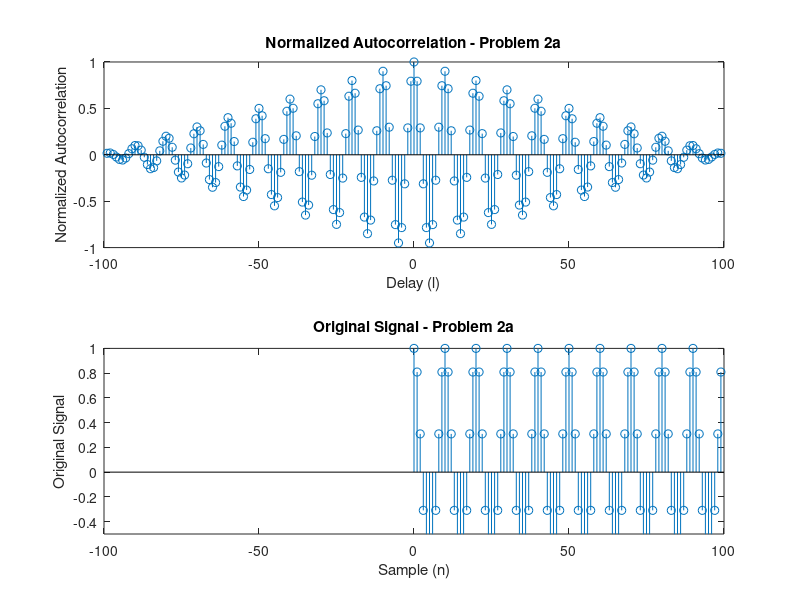
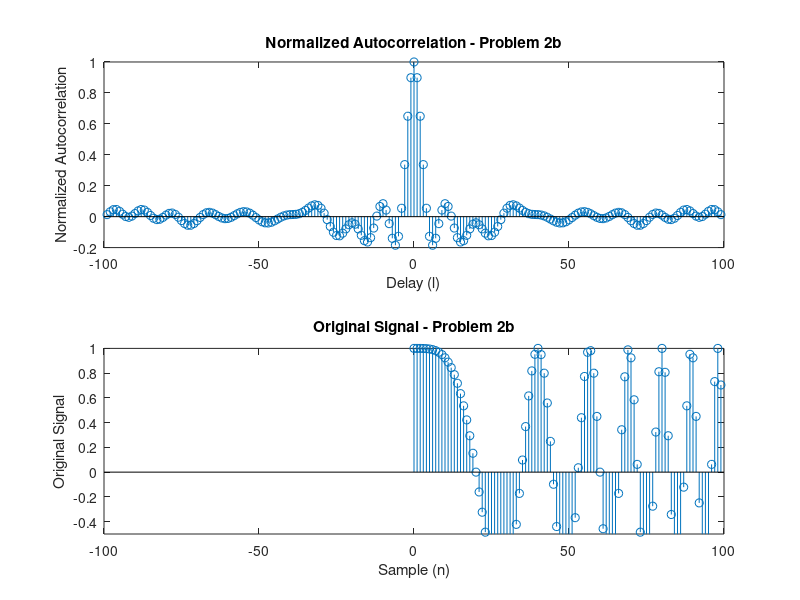

These figures' MATLAB source, in order:
%% Problem 2
n = 0:99;
x_a = @(n) cos(2.*pi.*.1.*n).*(n>=0).*(n<=99);
[ac1, lags1] = xcorr(x_a(n), 'coeff');

figure(1)
subplot(2,1,1)
stem(lags1, ac1)
title('Normalized Autocorrelation - Problem 2a')
ylabel('Normalized Autocorrelation')
xlabel('Delay (l)')

subplot(2,1,2)
stem(n, x_a(n))
title('Original Signal - Problem 2a')
ylabel('Original Signal')
xlabel('Sample (n)')
axis([-100 100 -.5 1])

%% 
x_b = @(n) cos(2.*pi.*(n.*n./1600)).*(n>=0).*(n<=99);
[ac2, lags2] = xcorr(x_b(n), 'coeff');

figure(2)
subplot(2,1,1)
stem(lags2, ac2)
title('Normalized Autocorrelation - Problem 2b')
ylabel('Normalized Autocorrelation')
xlabel('Delay (l)')

subplot(2,1,2)
stem(n, x_b(n))
title('Original Signal - Problem 2b')
ylabel('Original Signal')
xlabel('Sample (n)')
axis([-100 100 -.5 1])

%% Noisy
% noise
n_noise = 1:10000;

% Normalize for energy levels
count_a = 0;
for i = 1:100
    rand = randn(1,10000);
    x_norm = x_a(n_noise-2000)./sqrt(sum(x_a(n_noise).^2));
    rand_noise = rand(n_noise);
    % Scale noise down to .1
    y = 5.*x_norm+rand_noise;
    [ac3, lags3] = xcorr(y, x_a(n));
    [value_max, x_max] = max(ac3);
    % 2000 = compensate for delay
    % 10,000 = converting from lag back to n
    % Indexing fucking blows
    estimate = x_max - 10000 - 2000 + 1;
    if(estimate == 0)
       count_a = count_a + 1;
    end
end
count_a

% Normalize for energy levels
count_b = 0;
for i = 1:100
    rand = randn(1,10000);
    x_norm = x_b(n_noise-2000)./sqrt(sum(x_b(n_noise).^2));
    rand_noise = rand(n_noise);
    % Scale noise down to .1
    y = 5.*x_norm+rand_noise;
    [ac4, lags4] = xcorr(y, x_b(n));
    [value_max, x_max] = max(ac4);
    % 2000 = compensate for delay
    % 10,000 = converting from lag back to n
    % Indexing fucking blows
    estimate = x_max - 10000 - 2000 + 1;
    if(estimate == 0)
       count_b = count_b + 1;
    end
end
count_b

% 2e: Choose better
n = 0:99;
noise = load('ultra_test.txt')';
[ac5, lags5] = xcorr(noise, x_b(n));
[value_max, x_max] = max(ac5)
% Starts recording time 0
% End of signal is at -99
f = 100000;
s = 1000;
dist = .5.*s.*(x_max - length(noise))./f
